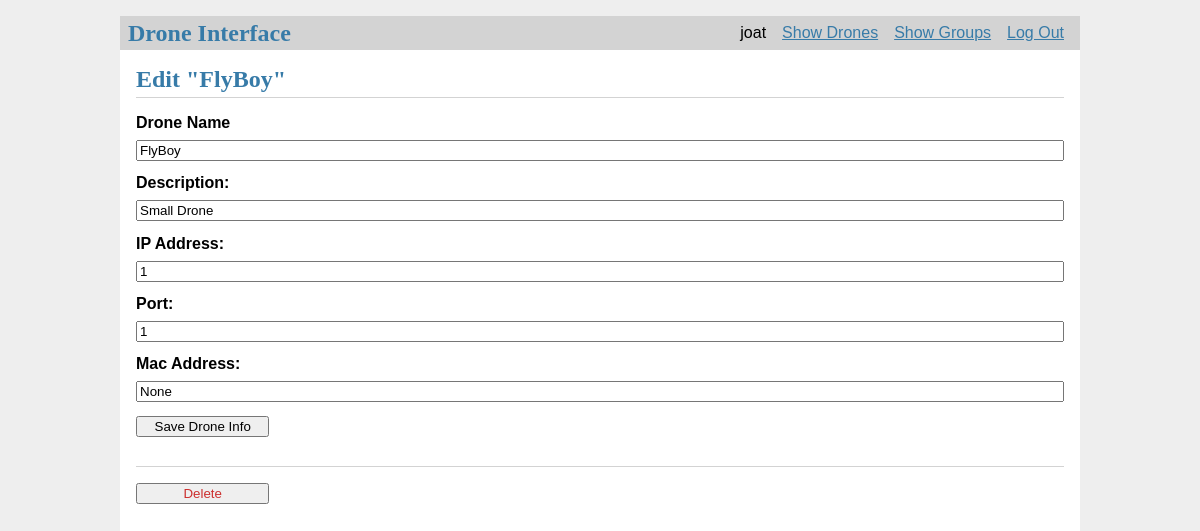
/1/update (signed in), run on an earlier commit of the app's database.
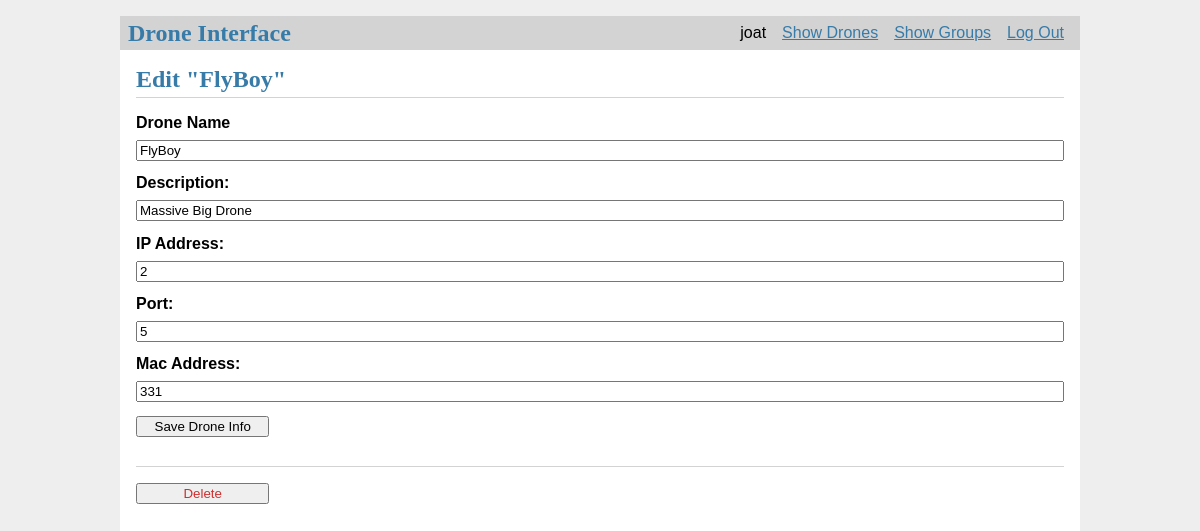
And on a later commit of the database.
### tables this page shows
CREATE TABLE drones (
  id INTEGER PRIMARY KEY AUTOINCREMENT,
  drone_name TEXT UNIQUE NOT NULL,
  description TEXT NOT NULL,
  ip_addr TEXT NOT NULL,
  port TEXT NOT NULL,
  mac_addr TEXT,
  owner_id INTEGER NOT NULL,
  group_id INTEGER,
  FOREIGN KEY (owner_id) REFERENCES user (id),
  FOREIGN KEY (group_id) REFERENCES groups (id)
);

### flaskr/blog.py (the view, shortened to what this page needs)
@bp.route('/<int:id>/update', methods=('GET', 'POST'))
@login_required
def update(id):
    drone = get_drone(id)
    return render_template('blog/update.html', drone=drone)

### flaskr/auth.py (called while the page is built)
@bp.before_app_request
def load_logged_in_user():
    user_id = session.get('user_id')
    if user_id is None:
        g.user = None
    else:
        g.user = get_db().execute(
            'SELECT * FROM user WHERE id = ?', (user_id,)
        ).fetchone()

def login_required(view):
    @functools.wraps(view)
    def wrapped_view(**kwargs):
        if g.user is None:
            return redirect(url_for('auth.login'))
        return view(**kwargs)
    return wrapped_view

### flaskr/blog.py (called while the page is built)
def get_drone(id, check_author=True):
    drone = get_db().execute(
        'SELECT p.id, drone_name, description, ip_addr, port, mac_addr, owner_id'
        ' FROM drones p JOIN user u ON p.owner_id = u.id'
        ' WHERE p.id = ?',
        (id,)
    ).fetchone()
    if drone is None:
        abort(404, f"Drone id {id} doesn't exist.")
    if check_author and drone['owner_id'] != g.user['id']:
        abort(403)
    return drone

### flaskr/db.py (called while the page is built)
def get_db():
    if 'db' not in g:
        g.db = sqlite3.connect(
            current_app.config['DATABASE'],
            detect_types=sqlite3.PARSE_DECLTYPES
        )
        g.db.row_factory = sqlite3.Row
    return g.db

### flaskr/templates/blog/update.html
{% extends 'base.html' %}
{% block header %}
  <h1>{% block title %}Edit "{{ drone['drone_name'] }}"{% endblock %}</h1>
{% endblock %}
{% block content %}
  <form method="post">
    <label for="drone_name">Drone Name</label>
    <input name="drone_name" id="drone_name"
      value="{{ request.form['drone_name'] or drone['drone_name'] }}" required>
    <label for="description">Description:</label>
    <input type="description" name="description" id="description"
           value="{{ request.form['description'] or drone['description'] }}" required>
      <label for="ip_addr">IP Address:</label>
    <input type="ip_addr" name="ip_addr" id="ip_addr"
           value="{{ request.form['ip_addr'] or drone['ip_addr'] }}" required>
      <label for="port">Port:</label>
    <input type="port" name="port" id="port"
           value="{{ request.form['port'] or drone['port'] }}" required>
      <label for="mac_addr">Mac Address:</label>
    <input type="mac_addr" name="mac_addr" id="mac_addr"
           value="{{ request.form['port'] or drone['mac_addr'] }}" required>
    <input type="submit" value="Save Drone Info">
  </form>
  <hr>
  <form action="{{ url_for('blog.delete', id=drone['id']) }}" method="post">
    <input class="danger" type="submit" value="Delete" onclick="return confirm('Are you sure?');">
  </form>
{% endblock %}

What changed in the data, as far as the page shows it:
changed drones "FlyBoy": description "Small Drone" → "Massive Big Drone"; ip_addr "1" → "2"; port "1" → "5"; mac_addr (not shown) → "331"
Also different on the page:
form field mac_addr: "None" → (not shown)
